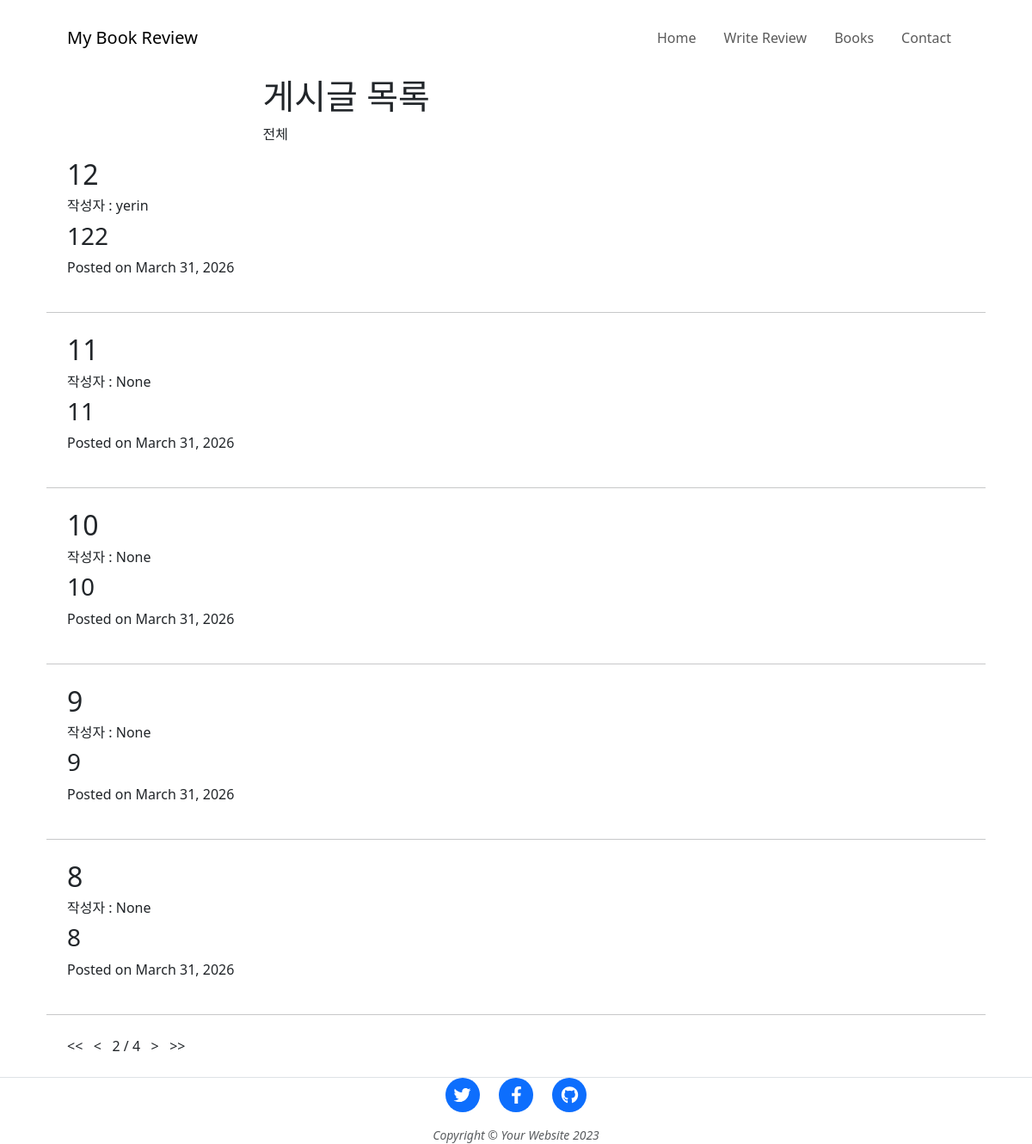
/comments/?page=2, run on the app's committed database.
### blog/models.py (models this page shows, shortened)
class Post(models.Model):
    title = models.CharField(verbose_name="제목", max_length=128)
    body = models.TextField(verbose_name="내용", default="")
    created_at = models.DateTimeField(verbose_name="작성일", auto_now_add=True)
    photo = models.ImageField(verbose_name="이미지",
							  blank=True, null=True, upload_to='blog_photo')
    author = models.ForeignKey(User, on_delete=models.CASCADE, null=True)

### comments/views.py (the view)
# urls.py: path('', views.comment_list, name='comment_list'),
def comment_list(request):
    posts = Post.objects.all().order_by('-created_at')
    my_paginator = Paginator(posts, 5)
    page_num = request.GET.get('page')
    posts = my_paginator.get_page(page_num)
    return render(request, "comment_list.html", {"posts" : posts})

### comments/templates/comment_list.html (shortened to what this page needs)
{% load static %}
<!DOCTYPE html>
<html lang="en">
  <head>
    <link href="https://cdn.jsdelivr.net/npm/bootstrap@5.3.3/dist/css/bootstrap.min.css" rel="stylesheet">
  </head>
  <body>
    <nav class="navbar navbar-expand-lg navbar-light" id="mainNav">
      <div class="container px-4 px-lg-5">
        <a class="navbar-brand" href="">My Book Review</a>
        <div class="collapse navbar-collapse" id="navbarResponsive">
          <ul class="navbar-nav ms-auto py-4 py-lg-0">
            <li class="nav-item">
              <a class="nav-link px-lg-3 py-3 py-lg-4" href="{%url 'home' %}"
                >Home</a
              >
            </li>
            <li class="nav-item">
              <a class="nav-link px-lg-3 py-3 py-lg-4" href="{% url 'form_create' %}"
                >Write Review</a
              >
            </li>
            <li class="nav-item">
              <a class="nav-link px-lg-3 py-3 py-lg-4" href="{% url 'book_list' %}">Books</a>
            </li>
            <li class="nav-item">
              <a class="nav-link px-lg-3 py-3 py-lg-4" href="contact.html"
                >Contact</a
              >
            </li>
          </ul>
        </div>
      </div>
    </nav>
    <header class="masthead">
      <div class="container position-relative px-4 px-lg-5">
        <div class="row gx-4 gx-lg-5 justify-content-center">
          <div class="col-md-10 col-lg-8 col-xl-7">
            <div class="post-heading">
              <h1>게시글 목록</h1>
              <p>전체</p>
            </div>
          </div>
        </div>
      </div>
    </header>
    <article class="mb-4">
      <div class="container px-4 px-lg-5">
        <div class="row gx-4 gx-lg-5 justify-content-center">
          {% for post in posts %}
            <div class="post-preview">
              <a href="{% url 'comment_detail' post.id %}" class="text-decoration-none text-dark">
                <h2 class="post-title">{{ post.title }}</h2>
                <h6 class="post-author">작성자 : {{ post.author }}</h6>
                <h3 class="post-subtitle">{{ post.body|truncatechars:100 }}</h3>
              </a>
              <p class="post-meta">
                Posted on {{ post.created_at|date:"F d, Y" }}
              </p>
            </div>
            <hr class="my-4" />
            {% endfor %}
            <div>
                {% if posts.has_previous %}
                <a href="?page=1" class="text-decoration-none text-dark"> &lt;&lt; &nbsp; </a>
                <a href="?page={{ posts.previous_page_number }}" class="text-decoration-none text-dark"> &lt; &nbsp; </a>
                {% endif %}
                <span> {{ posts.number }} </span>
                <span> / </span>
                <span> {{ posts.paginator.num_pages }} </span>
                {% if posts.has_next %}
                <a href="?page={{ posts.next_page_number }}" class="text-decoration-none text-dark"> &nbsp; &gt; </a>
                <a href="?page={{ posts.paginator.num_pages }}" class="text-decoration-none text-dark"> &nbsp; &gt;&gt; </a>
                {% endif %}
            </div>
        </div>
      </div>
    </article>
    <footer class="border-top">
      <div class="container px-4 px-lg-5">
        <div class="row gx-4 gx-lg-5 justify-content-center">
          <div class="col-md-10 col-lg-8 col-xl-7">
            <ul class="list-inline text-center">
              <li class="list-inline-item">
                <a href="#!">
                  <span class="fa-stack fa-lg">
                    <i class="fas fa-circle fa-stack-2x"></i>
                    <i class="fab fa-twitter fa-stack-1x fa-inverse"></i>
                  </span>
                </a>
              </li>
              <li class="list-inline-item">
                <a href="#!">
                  <span class="fa-stack fa-lg">
                    <i class="fas fa-circle fa-stack-2x"></i>
                    <i class="fab fa-facebook-f fa-stack-1x fa-inverse"></i>
                  </span>
                </a>
              </li>
              <li class="list-inline-item">
                <a href="#!">
                  <span class="fa-stack fa-lg">
                    <i class="fas fa-circle fa-stack-2x"></i>
                    <i class="fab fa-github fa-stack-1x fa-inverse"></i>
                  </span>
                </a>
              </li>
            </ul>
            <div class="small text-center text-muted fst-italic">
              Copyright &copy; Your Website 2023
            </div>
          </div>
        </div>
      </div>
    </footer>
  </body>
</html>

### data on the page
Post: title "12", author "yerin", body "122", created_at "March 31, 2026"
Post: title "11", author "None", body "11", created_at "March 31, 2026"
Post: title "10", author "None", body "10", created_at "March 31, 2026"
Post: title "9", author "None", body "9", created_at "March 31, 2026"
Post: title "8", author "None", body "8", created_at "March 31, 2026"

### other printed values
{{ posts.number }} "2"
{{ posts.paginator.num_pages }} "4"
